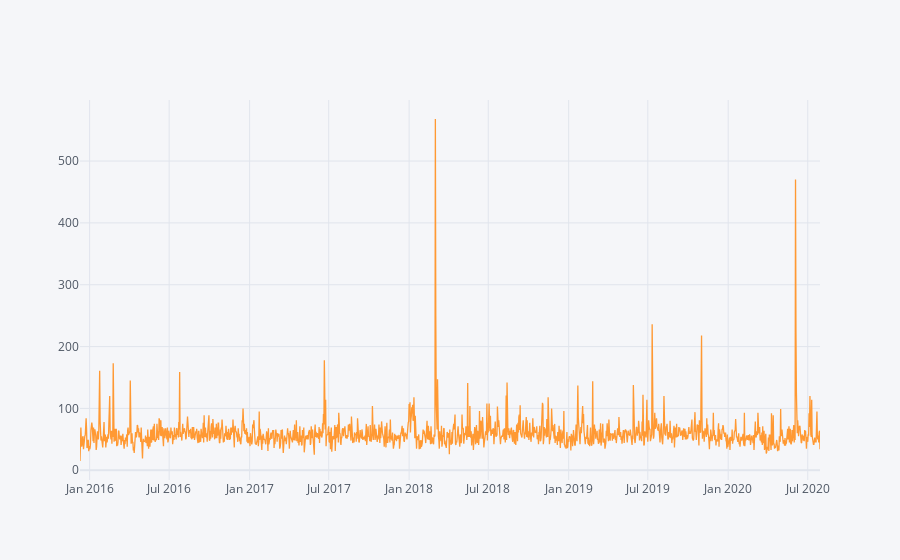

Write notebook code for a chart like this one.
### Markdown cell above
We see that the Fire Department was also called for on March 2, 2018 and June 2, 2020, but oddly, not on November 15, 2018 as we might expect.

### Code cell
df[df['Reason']=='Fire'].groupby('Date').count()['twp'].iplot()

### Figure 1 — Plotly figure (JSON) as saved in the notebook; plotly's stock layout.template omitted (floating-point values rounded to 4 significant figures; data arrays with more than 128 entries replaced by an {"elided": "..."} marker saying what was removed)
{"data": [{"line": {"color": "rgba(255, 153, 51, 1.0)", "dash": "solid", "shape": "linear", "width": 1.3}, "mode": "lines", "name": "twp", "text": "", "type": "scatter", "x": {"elided": "1694 str values"}, "y": {"elided": "1694 int values"}}], "layout": {"legend": {"bgcolor": "#F5F6F9", "font": {"color": "#4D5663"}}, "paper_bgcolor": "#F5F6F9", "plot_bgcolor": "#F5F6F9", "title": {"font": {"color": "#4D5663"}}, "xaxis": {"gridcolor": "#E1E5ED", "showgrid": true, "tickfont": {"color": "#4D5663"}, "title": {"font": {"color": "#4D5663"}, "text": ""}, "zerolinecolor": "#E1E5ED"}, "yaxis": {"gridcolor": "#E1E5ED", "showgrid": true, "tickfont": {"color": "#4D5663"}, "title": {"font": {"color": "#4D5663"}, "text": ""}, "zerolinecolor": "#E1E5ED"}}}
